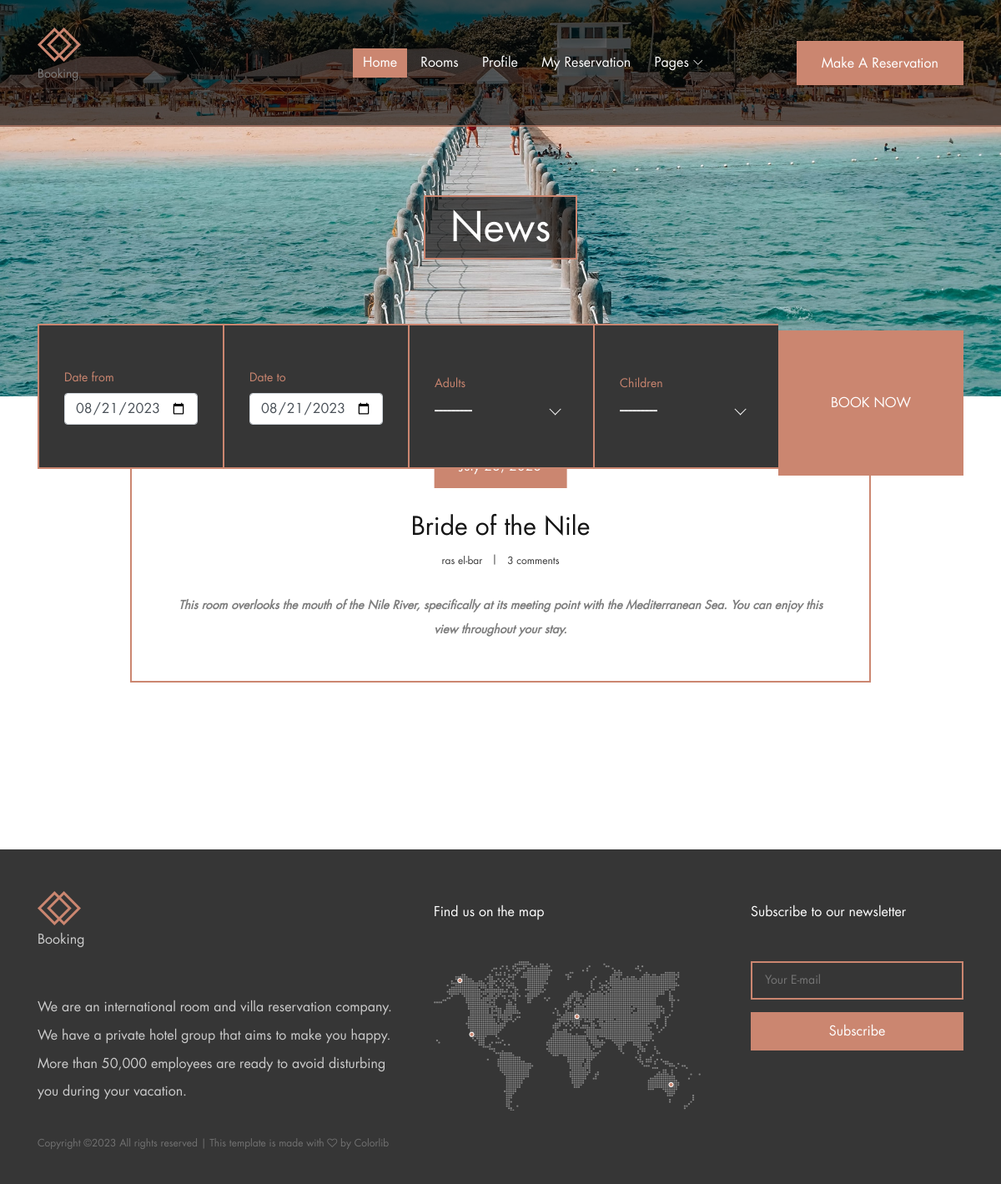
The page /unit/bride-of-the-nile (signed in) on the database its author committed.
### settings/models.py (models this page shows, shortened)
class Settings(models.Model):
    site_name = models.CharField(max_length=50)
    logo = models.ImageField(upload_to='home_page/')
    email = models.EmailField(max_length=254)
    image = models.ForeignKey('Image',related_name='home_page_image',on_delete=models.CASCADE, null=True, blank=True)
    phone_number = models.CharField(max_length=20)
    description = models.TextField(max_length=200 )
    address = models.CharField(max_length=500 , default= 'Egypt')
    fb_link = models.URLField(max_length=200)
    tw_link = models.URLField(max_length=200)
    in_link = models.URLField(max_length=200)
    address_2 = models.CharField(max_length = 300 ,default= 'Egypt')

### unit/models.py (models this page shows, shortened)
class Unit(models.Model):
    name = models.CharField(max_length=100, unique= True)
    image = models.ImageField(upload_to='unit/')
    price = models.IntegerField(default=0)
    description = models.TextField(max_length=10000)
    place = models.ForeignKey('Place',related_name='unit_place',on_delete=models.CASCADE)
    category = models.ForeignKey('Category',related_name='unit_category',on_delete=models.CASCADE)
    available = models.BooleanField(default=True)
    created_at = models.DateTimeField(default=timezone.now)
    slug = models.SlugField(null= True, blank= True)

class Place(models.Model):
    name = models.CharField(max_length=100)
    def __str__(self):
        return self.name

### unit/views.py (the view)
# urls.py: path('<slug:slug>',views.unit_detail, name = 'unit_detail'),
@login_required
def unit_detail(request,slug):
    unit = Unit.objects.get(slug=slug)
    if request.method == 'POST':
        form = UnitBookForm(request.POST)
        if form.is_valid():
            my_form = form.save(commit=False)
            my_form.unit = unit
            my_form.user = request.user
            if check_availability(unit,my_form.date_from,my_form.date_to):
                now = timezone.now().date()
                if now <= my_form.date_from and now <= my_form.date_to and my_form.date_to > my_form.date_from :
                    my_form.save()
                    date_to = my_form.date_to
                    date_from= my_form.date_from
                    unit = my_form.unit
                    create =  timezone.now().date()
                    context = {
                        'date_to':date_to,
                        'date_from':date_from,
                        'unit':unit,
                        'create':create
                    }
                    return render(request,'unit/available.html',context)
                else:
                    not_valid1 = 'Not valid date, Please check the date you entered and try again '
                    return render(request,'unit/not_available.html',{'not1':not_valid1} )
            else:
                not_valid2 = unit.book_unit.aggregate(book_ends_is=Max("date_to"))
                return render(request,'unit/not_available.html',{'not2':not_valid2} )
    else:
         form = UnitBookForm()
    context = {"unit":unit,'form':form}
    return render(request,'unit/unit_detail.html',context)

### unit/forms.py
class UnitBookForm(forms.ModelForm):
    class Meta:
            model = UnitBook
            fields = ['date_from','date_to','adults','children']
            widgets = {
                'date_from':forms.DateInput(attrs={'type':'date'}),
                'date_to':forms.DateInput(attrs={'type':'date'}),
            }

### unit/templates/unit/unit_detail.html (shortened to what this page needs)
{% extends 'base.html' %}
{% load bootstrap4 %}
{% load static %}
{% block body %}
<body>
    <section class="breadcumb-area bg-img d-flex align-items-center justify-content-center" style="background-image: url({% static 'img/bg-img/bg-7.jpg' %});">
        <div class="bradcumbContent">
            <h2>News</h2>
        </div>
    </section>
    <div class="book-now-area">
        <div class="container">
            <div class="row justify-content-center">
                <div class="col-12 col-lg-14">
                    <div class="book-now-form">
                        <form action="#" method='POST'>
                            {% bootstrap_form form %}
                            <button type="submit" >Book Now</button>
                        </form>
                    </div>
                </div>
            </div>
        </div>
    </div>
    <div class="blog-area section-padding-0-100">
        <div class="container">
            <div class="row">
                <div class="col-12">
                    <div class="palatin-blog-posts">
                        <div class="single-blog-post mb-100 wow fadeInUp" data-wow-delay="100ms">
                            <div class="blog-post-thumb">
                            </div>
                            <div class="post-content">
                                <a href="#" class="post-date btn palatin-btn">{{unit.created_at.date}}</a>
                                <a href="#" class="post-title">{{unit.name}}</a>
                                <div class="post-meta d-flex justify-content-center">
                                    <a href="#" class="post-catagory">{{unit.place}}</a>
                                    <a href="#" class="post-comments">3 comments</a>
                                </div>
                                <p>{{unit.description|safe}}</p>
                            </div>
                        </div>
                    </div>
                </div>
            </div>
        </div>
    </div>
</body>
{% endblock body %}

### templates/base.html (shortened to what this page needs)
{% load static %}
<!DOCTYPE html>
<html lang="en">
<head>
    <link rel="stylesheet" href="{% static 'style.css' %}">
</head>
<body>
    <header class="header-area">
        <div class="palatin-main-menu">
            <div class="classy-nav-container breakpoint-off">
                <div class="container">
                    <nav class="classy-navbar justify-content-between" id="palatinNav">
                        <a href="{%url 'settings:home' %}" class="nav-brand"><img src="{{my_footer.logo.url}}" alt="My image"><p>Booking</p></a>
                        <div class="classy-menu">
                            <div class="classynav">
                                <ul>
                                    <li class="active"><a href="{%url 'settings:home' %}">Home</a></li>
                                    <li><a href="{%url 'unit:unit_list' %}">Rooms</a></li>
                                    <li><a href="{%url 'accounts:profile'%}">Profile</a></li>
                                    <li><a href="{%url 'accounts:my_reservation'%}">My Reservation</a></li>
                                    <li><a href="#">Pages</a>
                                    </li>
                                </ul>
                                <div class="menu-btn">
                                    <a href="{%url 'unit:unit_list' %}" class="btn palatin-btn">Make a Reservation</a>
                                </div>
                            </div>
                        </div>
                    </nav>
                </div>
            </div>
        </div>
    </header>
    {% block body %}
    {% endblock body %}
    <footer class="footer-area">
        <div class="container">
            <div class="row">
                <div class="col-12 col-lg-5">
                    <div class="footer-widget-area mt-50">
                        <a href="{%url 'settings:home' %}" class="d-block mb-5"><img src="{{my_footer.logo.url}}" alt=""><p>Booking</p></a>
                        <p>We are an international room and villa reservation company. We have a private hotel group that aims to make you happy.
                            More than 50,000 employees are ready to avoid disturbing you during your vacation. </p>
                    </div>
                </div>
                <div class="col-12 col-md-6 col-lg-4">
                    <div class="footer-widget-area mt-50">
                        <h6 class="widget-title mb-5">Find us on the map</h6>
                        <img src="{%static 'img/bg-img/footer-map.png' %}" alt="">
                    </div>
                </div>
                <div class="col-12 col-md-6 col-lg-3">
                    <div class="footer-widget-area mt-50">
                        <h6 class="widget-title mb-5">Subscribe to our newsletter</h6>
                        <form action="#" method="post" class="subscribe-form">
                            <input type="email" name="subscribe-email" id="subscribeemail" placeholder="Your E-mail">
                            <button type="submit">Subscribe</button>
                        </form>
                    </div>
                </div>
                <div class="col-12">
                    <div class="copywrite-text mt-30">
                        <p><a href="#">
Copyright &copy;<script>document.write(new Date().getFullYear());</script> All rights reserved | This template is made with <i class="fa fa-heart-o" aria-hidden="true"></i> by <a href="https://colorlib.com" target="_blank">Colorlib</a>
</p>
                    </div>
                </div>
            </div>
        </div>
    </footer>
</body>
</html>

### static/css/classy-nav.css (style rules this page uses)
* { margin: 0; padding: 0; }
body { font-family: "Roboto", sans-serif; }
ul, ol { margin: 0; }
ul li, ol li { list-style: none; }
img { height: auto; max-width: 100%; }
.bg-img { background-position: center center; background-size: cover; background-repeat: no-repeat; }
.classy-nav-container { position: relative; z-index: 100; background-color: #ffffff; }
.classy-nav-container * { box-sizing: border-box; }
.classy-nav-container a { -webkit-transition-duration: 500ms; transition-duration: 500ms; text-decoration: none; outline: none; font-size: 14px; font-weight: 400; color: #232323; display: inline-block; }
.justify-content-between { -webkit-box-pack: justify; -ms-flex-pack: justify; justify-content: space-between; }
.justify-content-center { -webkit-box-pack: center; -ms-flex-pack: center; justify-content: center; }
.classy-navbar { width: 100%; height: 70px; padding: 0.5em 2em; display: -webkit-box; display: -ms-flexbox; display: flex; -webkit-box-align: center; -ms-flex-align: center; -ms-grid-row-align: center; align-items: center; }
.classy-navbar .nav-brand { font-size: 26px; font-weight: 500; color: #565656; display: inline-block; margin-right: 30px; }
.classynav ul li { display: inline-block; clear: both; position: inherit; z-index: 10; }
.classynav ul li.cn-dropdown-item { position: relative; z-index: 10; }
.classynav ul li a { padding: 0 12px; display: block; height: 35px; font-size: 14px; line-height: 34px; }
.classynav ul li.megamenu-item > a:after, .classynav ul li.has-down > a:after { font-family: 'classyfonts'; content: "\e900"; font-size: 12px; color: #000000; padding-left: 5px; -webkit-transition-duration: 500ms; transition-duration: 500ms; }
.breakpoint-off .classynav { display: -webkit-box; display: -ms-flexbox; display: flex; -webkit-box-align: center; -ms-flex-align: center; -ms-grid-row-align: center; align-items: center; }

### rows shown on the page
Settings: logo (picture)
Unit: name "Bride of the Nile", place "ras el-bar", description "This room overlooks the mouth of the Nile River, specifically at its meeting point with the Mediterranean Sea. You can enjoy this view throughout your stay."
